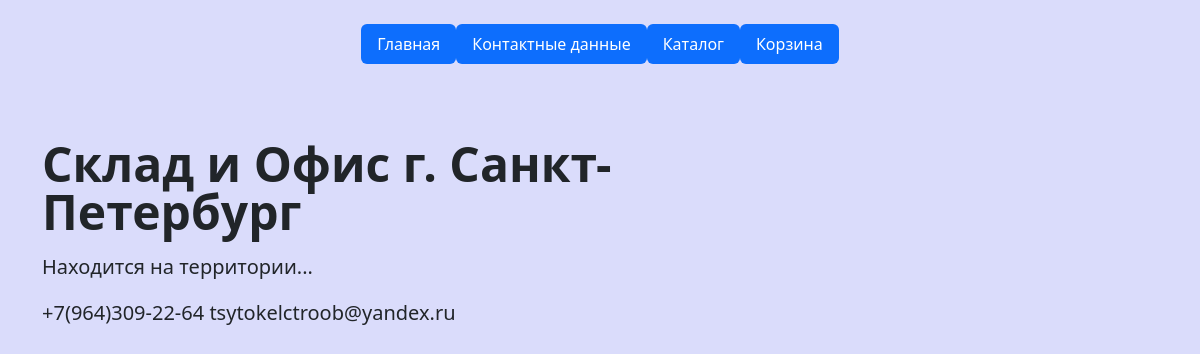
Page /contact/ on the committed database.
### indexapp/models.py (models this page shows, shortened)
class Contacts(models.Model):
    name = models.CharField(max_length=128)
    description = models.TextField()
    phone = models.TextField()
    adress = models.CharField(max_length=128)
    image = models.ImageField(upload_to='media/contact_images')

### indexapp/views.py (the view)
# urls.py: path('contact/', views.ContactView.as_view(), name='contact'),
class ContactView(ListView):
    model = Contacts
    template_name = 'indexapp/contact.html'
    def get_context_data(self, *, object_list=None, **kwargs):
        context = super(ContactView, self).get_context_data()
        context['title'] = 'Контакты Спектр-Электро'
        context['contact_data'] = Contacts.objects.all()
        return context

### cart/context_processors.py (called while the page is built)
def cart(request):
    return {'cart': Cart(request)}

### indexapp/templates/indexapp/contact.html (shortened to what this page needs)
{% extends 'indexapp/base.html' %}
{% block content %}
    {% for contact in object_list %}
    <div class="container col-xxl-8 px-10 py-1">
        <div class="row flex-lg-row-reverse align-items-center g-1 py-5">
            <div class="col-lg-8">
                <h1 class="display-5 fw-bold lh-1 mb-3">{{ contact.name }}</h1>
                <p class="lead">{{ contact.description }}</p>
                <p class="lead">{{ contact.phone }}</p>
            </div>
        </div>
    </div>
    {% endfor %}
{% endblock %}

### rows in the picture
Contacts: name "Склад и Офис г. Санкт-Петербург", description "Находится на территории...", phone "+7(964)309-22-64 tsytokelctroob@yandex.ru"
